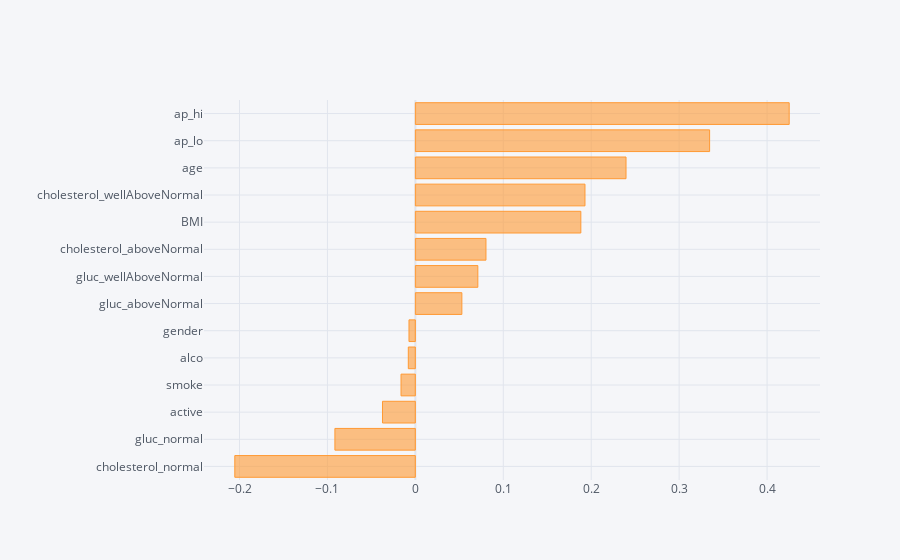

The notebook cell this image was saved under:
### Markdown cell above
###Data correlation after preprocessing

### Code cell
print('Correlation of features with target variable')
data.corr()['cardio'].sort_values()[:-1].iplot(kind='barh');
plt.draw()

### Figure 1 — Plotly figure (JSON) as saved in the notebook; plotly's stock layout.template omitted (floating-point values rounded to 4 significant figures)
{"data": [{"marker": {"color": "rgba(255, 153, 51, 0.6)", "line": {"color": "rgba(255, 153, 51, 1.0)", "width": 1}}, "name": "cardio", "orientation": "h", "text": "", "type": "bar", "x": [-0.2054, -0.09151, -0.03739, -0.0163, -0.008041, -0.007258, 0.05289, 0.07104, 0.08028, 0.1882, 0.1929, 0.2396, 0.3346, 0.4252], "y": ["cholesterol_normal", "gluc_normal", "active", "smoke", "alco", "gender", "gluc_aboveNormal", "gluc_wellAboveNormal", "cholesterol_aboveNormal", "BMI", "cholesterol_wellAboveNormal", "age", "ap_lo", "ap_hi"]}], "layout": {"legend": {"bgcolor": "#F5F6F9", "font": {"color": "#4D5663"}}, "paper_bgcolor": "#F5F6F9", "plot_bgcolor": "#F5F6F9", "title": {"font": {"color": "#4D5663"}}, "xaxis": {"gridcolor": "#E1E5ED", "showgrid": true, "tickfont": {"color": "#4D5663"}, "title": {"font": {"color": "#4D5663"}, "text": ""}, "zerolinecolor": "#E1E5ED"}, "yaxis": {"gridcolor": "#E1E5ED", "showgrid": true, "tickfont": {"color": "#4D5663"}, "title": {"font": {"color": "#4D5663"}, "text": ""}, "zerolinecolor": "#E1E5ED"}}}
